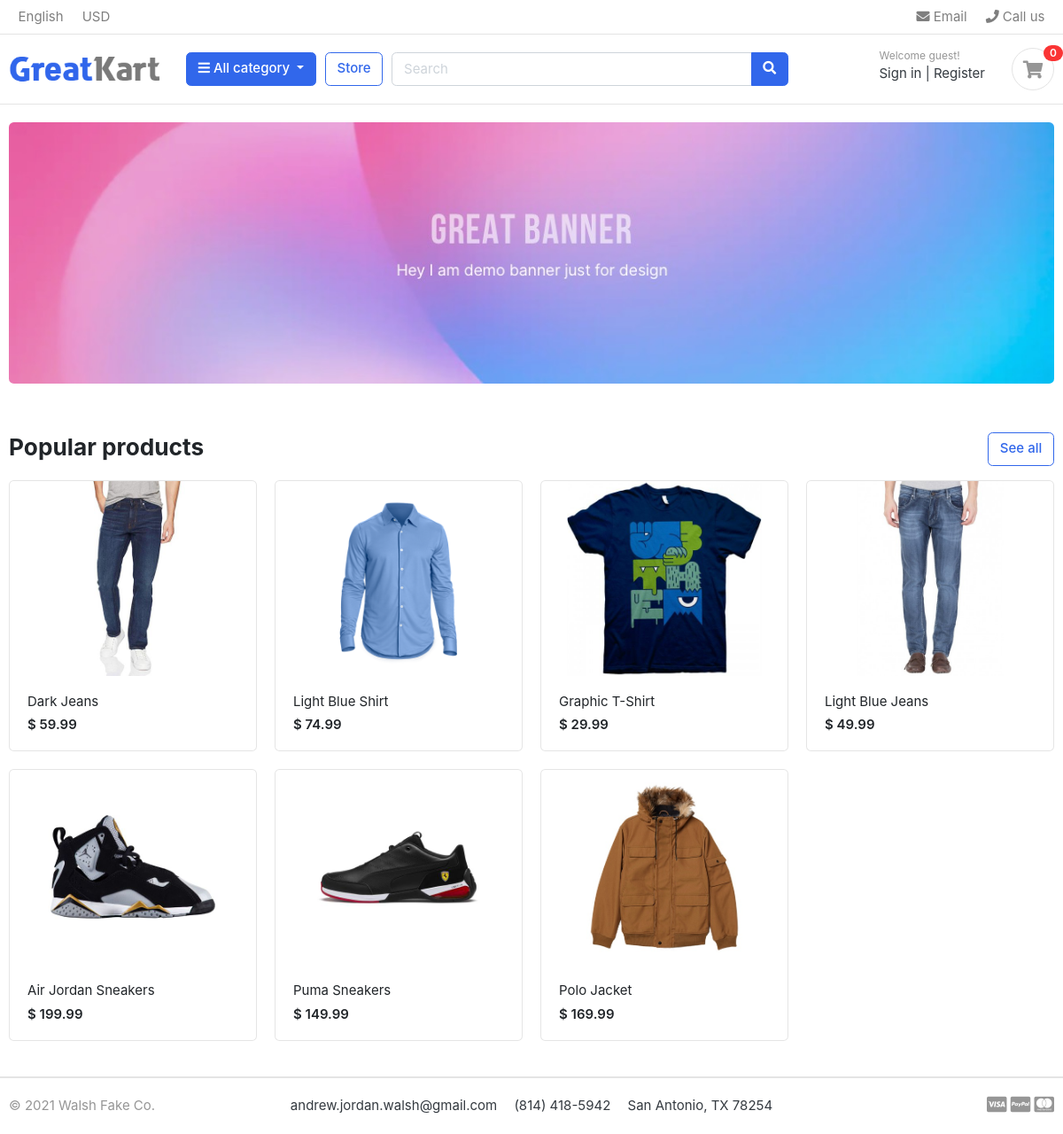
Before: / with the older database file.
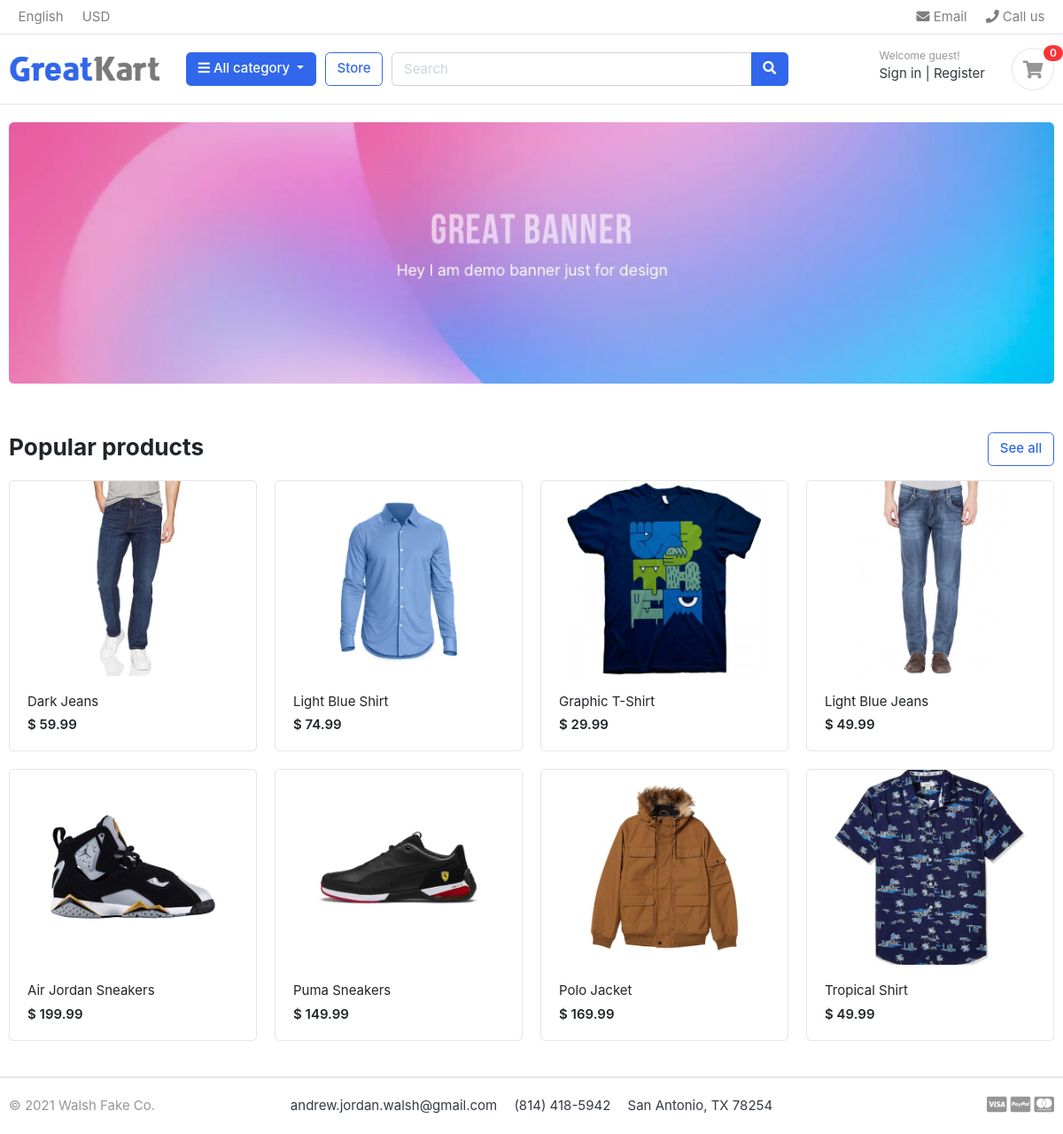
After: the same page with the newer database file.
### store/models.py (models this page shows, shortened)
class Product(models.Model):
    product_name = models.CharField(max_length=200, unique=True)
    slug = models.SlugField(max_length=200, unique=True)
    description = models.TextField(max_length=500, unique=True)
    price = models.DecimalField(decimal_places=2, max_digits=10)
    image = models.ImageField(upload_to='photos/products')
    stock = models.IntegerField()
    is_available = models.BooleanField(default=True)
    category = models.ForeignKey(Category, on_delete=models.CASCADE)
    created_date = models.DateTimeField(auto_now_add=True)
    modified_date = models.DateTimeField(auto_now=True)

### walshCommerce/views.py (the view)
# urls.py: path('', views.homepage, name='homepage')
def homepage(req):
    products = Product.objects.all().filter(is_available=True)
    context = {
        'products': products,
    }
    return render(req, 'index.html', context)

### template/index.html
{% extends 'base.html' %}
{% load static %}
{% block content %}
<section class="section-intro padding-y-sm">
<div class="container">
<div class="intro-banner-wrap">
	<img src="{% static 'images/banners/1.jpg' %}" class="img-fluid rounded">
</div>
</div>
</section>
<section class="section-name padding-y-sm">
<div class="container">
<header class="section-heading">
	<a href="./store.html" class="btn btn-outline-primary float-right">See all</a>
	<h3 class="section-title">Popular products</h3>
</header>
<div class="row">
	{% for product in products %}
	<div class="col-md-3">
		<div class="card card-product-grid">
			<a href="./product-detail.html" class="img-wrap"> <img src="{{ product.image.url }}"> </a>
			<figcaption class="info-wrap">
				<a href="./product-detail.html" class="title">{{ product.product_name }}</a>
				<div class="price mt-1">$ {{ product.price }}</div>
			</figcaption>
		</div>
	</div>
	{% endfor %}
</div>
</div>
</section>
</body>
</html>
{% endblock %}

Changed rows visible on the page:
added Product: image (picture), product_name "Tropical Shirt", price "49.99"
